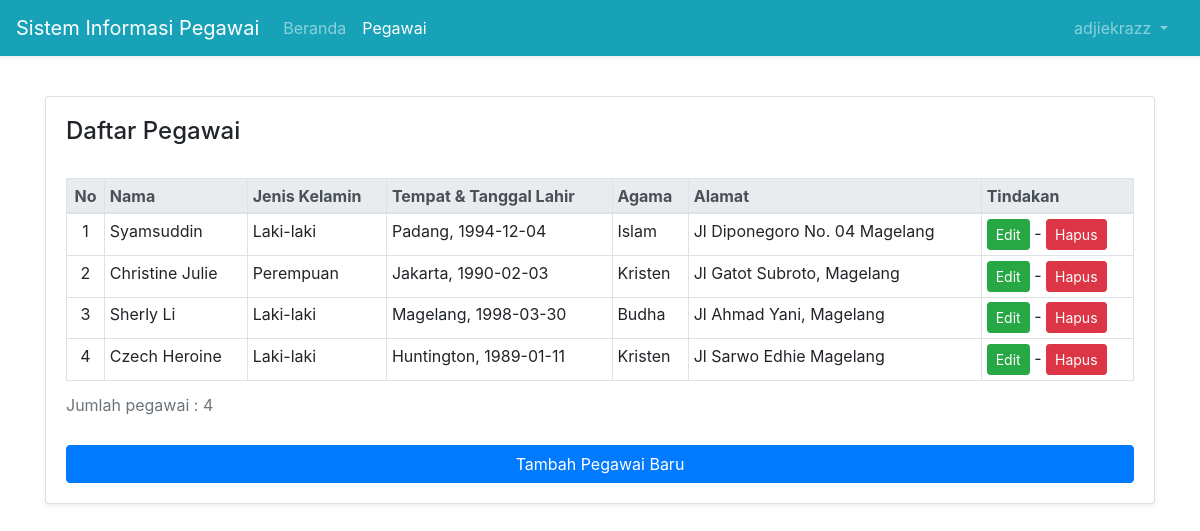
The app's page /index.php?page=Daftar-Pegawai&status (signed in) with its own data.
### tables this page shows
CREATE TABLE `pegawai` (
  `id` int(11) NOT NULL,
  `nama` varchar(64) NOT NULL,
  `jenis_kelamin` enum('Laki-laki','Perempuan') NOT NULL,
  `tanggal_lahir` date NOT NULL,
  `tempat_lahir` varchar(64) NOT NULL,
  `agama` enum('Islam','Kristen','Katholik','Hindu','Budha','Lainnya') NOT NULL,
  `alamat` varchar(255) NOT NULL
);

### pages/list-pegawai.php (the view, shortened to what this page needs)
<?php
	$sql = "SELECT * FROM pegawai";
	$query = mysqli_query($koneksi, $sql);
	$i = 1;
?>
<header>
	<h4>Daftar Pegawai</h4>
</header>
<br>
<div class="table-responsive">
	<table class="table table-bordered table-sm table-hover">
		<caption>Jumlah pegawai : <?php echo mysqli_num_rows($query) ?></caption>
		<thead class="thead-light">
			<tr>
				<th class="text-center">No</th>
				<th>Nama</th>
				<th>Jenis Kelamin</th>
				<th>Tempat & Tanggal Lahir</th>
				<th>Agama</th>
				<th>Alamat</th>
				<th>Tindakan</th>
			</tr>
		</thead>
		<tbody>
			<?php
				while ($pegawai = mysqli_fetch_array($query)) {
					echo "<tr>";
					echo "<td class='text-center'>" . $i . "</td>";
					echo "<td>" . $pegawai['nama'] . "</td>";
					echo "<td>" . $pegawai['jenis_kelamin'] . "</td>";
					echo "<td>" . $pegawai['tempat_lahir'] . ", ". $pegawai['tanggal_lahir'] ."</td>";
					echo "<td>" . $pegawai['agama'] . "</td>";
					echo "<td>" . $pegawai['alamat'] . "</td>";
					echo "<td>";
					echo "<a href='?page=Edit-Pegawai&id=" . $pegawai['id'] ."' target='_self' role='button' class='btn btn-success btn-sm'>Edit</a>";
					echo "&nbsp;-&nbsp;";
					echo "<a href='?page=Hapus-Pegawai&id=" . $pegawai['id'] ."' target='_self' role='button' class='btn btn-danger btn-sm'>Hapus</a>";
					echo "</td>";
					echo "</tr>";
					$i++;
				}
			?>
		</tbody>
	</table>
</div>
<a class="btn btn-primary btn-block" href="?page=Tambah-Pegawai&status" role="button">Tambah Pegawai Baru</a>

### index.php (shortened to what this page needs)
<!DOCTYPE html>
<html lang="en">
<head>
    <link rel="stylesheet" href="assets/css/bootstrap.min.css">
</head>
<body>
        <?php
            include "navbar.php";
        ?>
        <div class="container">
            <div class="card shadow-sm" style="margin-top:6rem;">
                <div class="card-body">
                <?php
                    include "page-router.php";
                ?>
                </div>
            </div>
        </div>
</body>
</html>

### navbar.php (shortened to what this page needs)
<nav class="navbar navbar-expand-lg navbar-dark bg-info fixed-top shadow-sm">
  <span class="navbar-brand">Sistem Informasi Pegawai</span>
  <div class="collapse navbar-collapse" id="navbarSupportedContent">
    <?php
      if(isset($_SESSION['username']) && isset($_SESSION['status'])) {
    ?>
    <ul class="navbar-nav mr-auto">
      <li class="nav-item <?= ($_GET['page']) === '' ? 'active' : ''; ?>">
        <a class="nav-link" href="?page=">Beranda <span class="sr-only">(current)</span></a>
      </li>
      <li class="nav-item <?= ($_GET['page']) === 'Daftar-Pegawai' ? 'active' : ''; ?>">
        <a class="nav-link" href="?page=Daftar-Pegawai&status" target="_self">Pegawai</a>
      </li>
    </ul>
    <ul class="navbar-nav my-2 my-lg-0">
      <li class="nav-item dropdown mr-2">
        <a class="nav-link dropdown-toggle" href="#" id="navbarDropdown" role="button" data-toggle="dropdown" aria-haspopup="true" aria-expanded="false">
          <?= $_SESSION['username'] ?>
        </a>
      </li>
    </ul>
    <?php
      }
    ?>
  </div>
</nav>

### page-router.php (shortened to what this page needs)
<?php
    if (!isset($_SESSION['status'])) {
        if ($_GET) {
            if ($_GET['pesan'] === 'logout') {
                header('location:login/index.php?pesan=logout');
            } else {
                header('location:login/index.php?pesan');
            }
        }
        header('location:login/index.php?pesan');
    } else {
        if ($_GET) {
            switch($_GET['page']) {
                case 'Daftar-Pegawai' :
                    include "pages/list-pegawai.php";
                    break;
           }
        } else {
            include "pages/index.php";
        }
    }
?>

### records on screen
pegawai: nama "Syamsuddin", jenis_kelamin "Laki-laki", tempat_lahir "Padang", tanggal_lahir "1994-12-04", agama "Islam", alamat "Jl Diponegoro No. 04 Magelang"
pegawai: nama "Christine Julie", jenis_kelamin "Perempuan", tempat_lahir "Jakarta", tanggal_lahir "1990-02-03", agama "Kristen", alamat "Jl Gatot Subroto, Magelang"
pegawai: nama "Sherly Li", jenis_kelamin "Laki-laki", tempat_lahir "Magelang", tanggal_lahir "1998-03-30", agama "Budha", alamat "Jl Ahmad Yani, Magelang"
pegawai: nama "Czech Heroine", jenis_kelamin "Laki-laki", tempat_lahir "Huntington", tanggal_lahir "1989-01-11", agama "Kristen", alamat "Jl Sarwo Edhie Magelang"

### other values on screen
$_SESSION['username'] "adjiekrazz"
mysqli_num_rows($query) "4"
